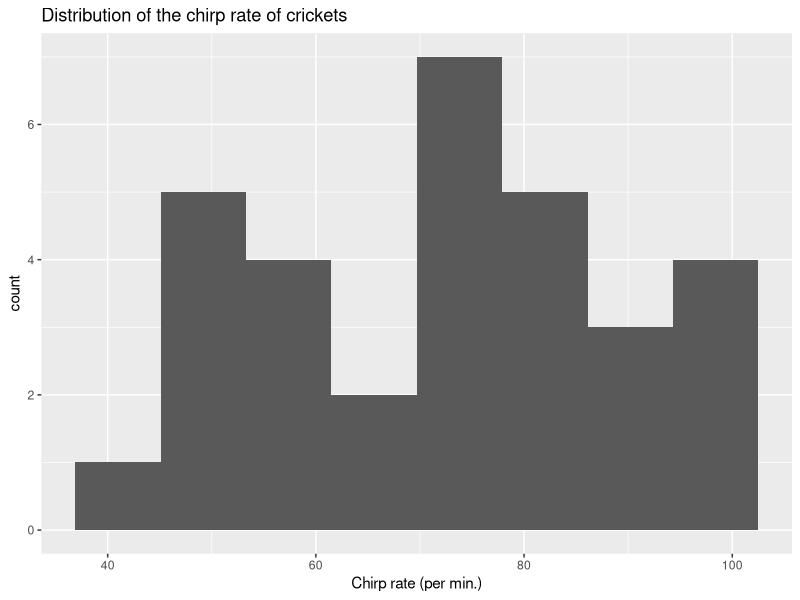
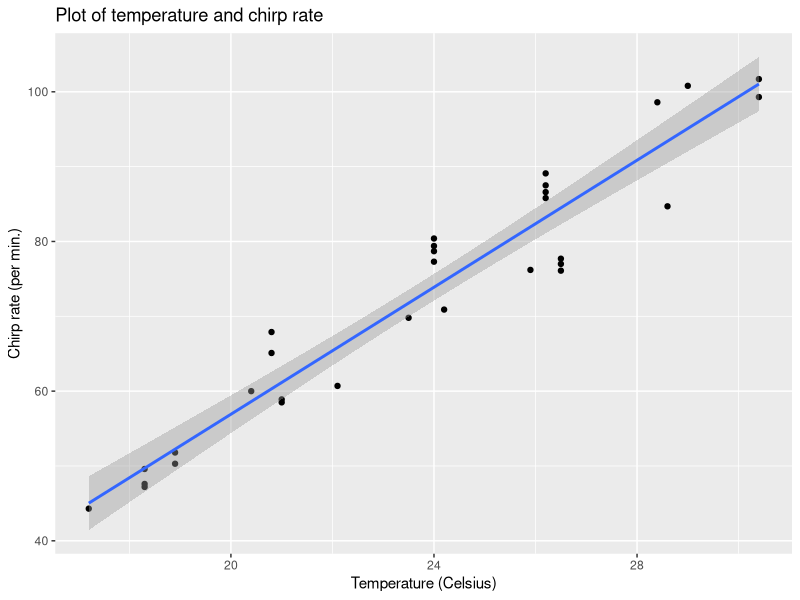
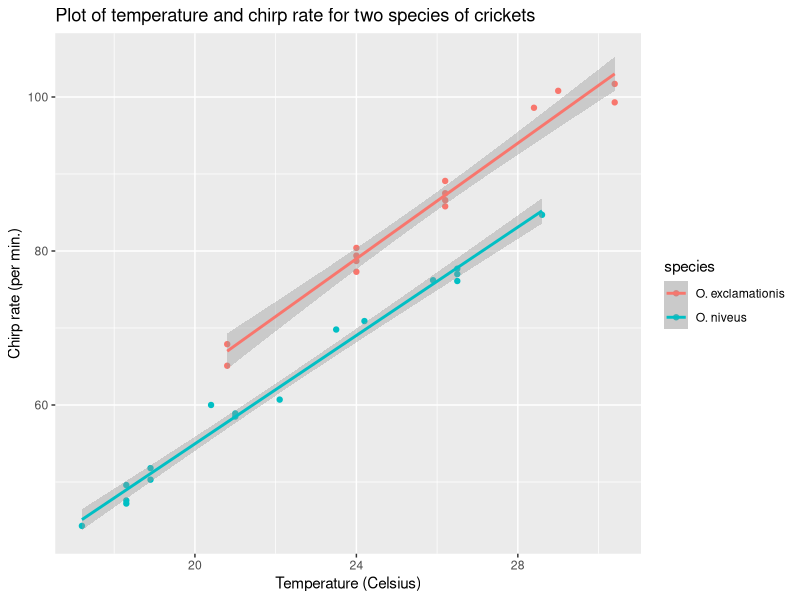

Write R code to recreate these figures, in order.
## ---- chunk 1
knitr::opts_chunk$set(echo = TRUE)
library('tidyverse') ; library('modeldata')
## ---- chunk 2
data(crickets, package = "modeldata")
names(crickets)
## ---- chunk 3
summary(crickets)
ggplot(crickets, aes(x = rate)) +
  geom_histogram(bins = 8) + 
  ggtitle("Distribution of the chirp rate of crickets") +
  xlab ('Chirp rate (per min.)')
## ---- chunk 4
ggplot(crickets, aes(x = temp, y = rate)) +
  geom_point() +
  geom_smooth(method = 'lm') +
  ggtitle("Plot of temperature and chirp rate") + 
  ylab('Chirp rate (per min.)') +
  xlab('Temperature (Celsius)')

temp_lm <- lm(rate ~ temp, crickets)

summary.lm(temp_lm)
## ---- chunk 5
ggplot(crickets, aes(x = temp, y = rate, color = species)) +
  geom_point() + 
  geom_smooth(method = 'lm') +
  ggtitle("Plot of temperature and chirp rate for two species of crickets") +
  ylab('Chirp rate (per min.)') +
  xlab('Temperature (Celsius)')
  
  
species_lm <- lm(rate ~ temp + species, crickets)

summary.lm(species_lm)
